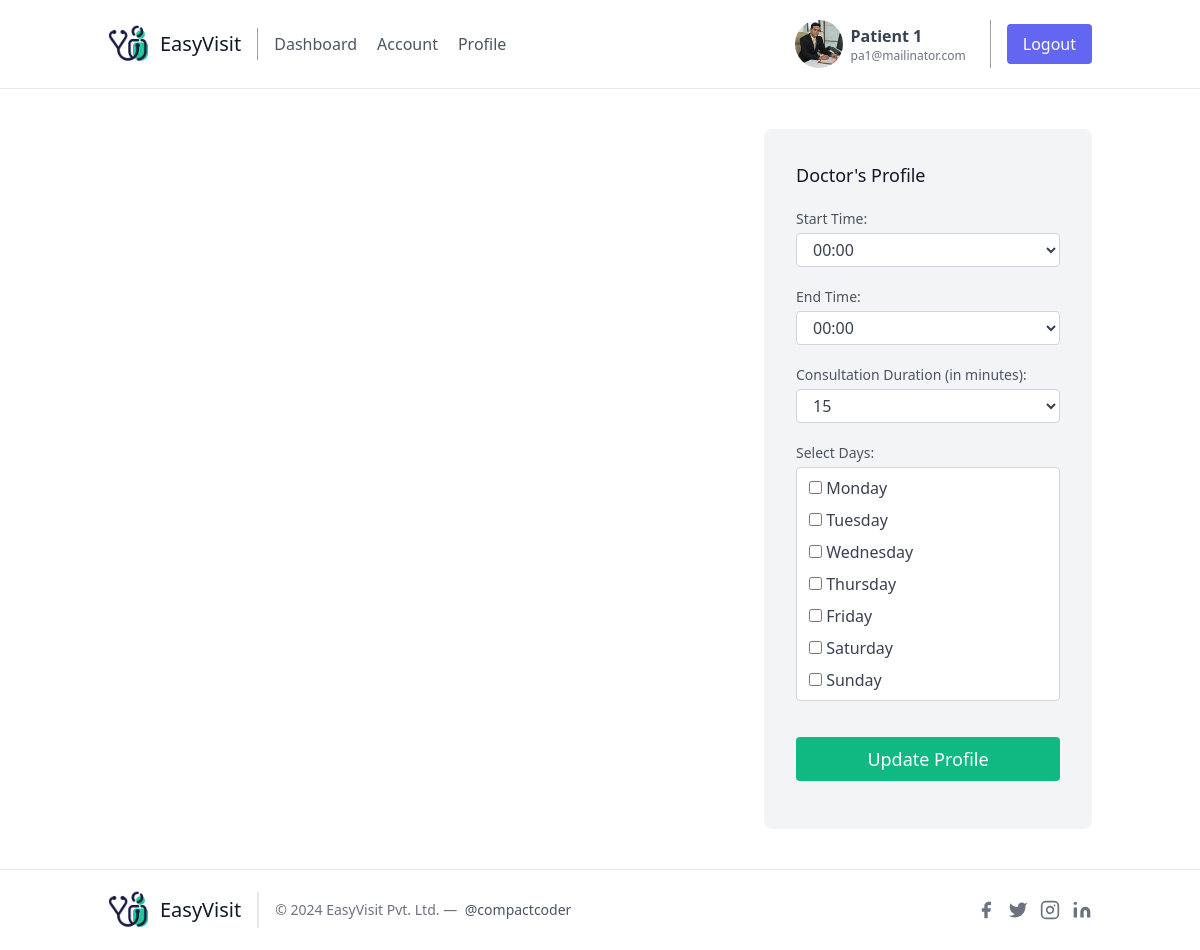
The page /doctor/test (signed in) on the database its author committed.
### app/models/user.py (models this page shows, shortened)
class UserModel(db.Model, UserMixin):
    __tablename__ = "users"
    id = db.Column(db.Integer, primary_key=True)
    full_name = db.Column(db.String(100), nullable=False)
    email = db.Column(db.String(120), nullable=False)
    password = db.Column(db.String(60), nullable=False)
    role = db.Column(db.String(10),nullable=False)
    image_file = db.Column(db.String(20), nullable=False, default='default.jpg')
    registered_on = db.Column(db.DateTime, nullable=False)
    confirmed = db.Column(db.Boolean, nullable=False, default=False)
    token_sent_on = db.Column(db.DateTime, nullable=True)
    confirmed_on = db.Column(db.DateTime, nullable=True)
    patient = db.relationship('PatientModel', backref='user', uselist=False, cascade="all, delete-orphan")
    doctor = db.relationship('DoctorModel', backref='user', uselist=False, cascade="all, delete-orphan")

### app/doctor/routes.py (the view)
@bp.route('/test',methods=["GET","POST"])
@login_required
@email_verified
def test():
    form = DoctorTestForm()
    if form.validate_on_submit():
        selected_days = json.dumps(form.days.data)
        start_time =  form.start_time.data
        print("Selected Days:", json.loads(selected_days))
        print("start_time:", start_time)
    return render_template('doctor/test.html' , form= form , title = 'test')

### app/doctor/forms.py
class DoctorTestForm(FlaskForm):
    time_choices_30_minutes = [(f'{hour:02}:{minute:02}', f'{hour:02}:{minute:02}') for hour in range(0, 24) for minute in range(0, 60, 30)]
    start_time = SelectField('Start Time', choices=time_choices_30_minutes, validators=[InputRequired()])
    end_time = SelectField('End Time', choices=time_choices_30_minutes, validators=[InputRequired()])
    duration_choices = [(15, '15'), (30, '30'), (45, '45'), (60, '60')]
    duration = SelectField('Consultation Duration (in minutes)', choices=duration_choices, coerce=int, validators=[InputRequired()])
    days = MultiCheckboxField('Select Days', choices=[(i[:3],i) for i in week_days])
    submit = SubmitField("Update Profile")

### app/models/user.py (called while the page is built)
@login_manager.user_loader
def load_user(user_id):
    return UserModel.query.get(int(user_id))

### app/utils.py (called while the page is built)
def email_verified(view_func):
    @wraps(view_func)
    def decorated_function(*args, **kwargs):
        if current_user.is_authenticated and current_user.role == "patient" :
            if not current_user.confirmed:
                return redirect(url_for('patient.verify'))
        elif current_user.is_authenticated and current_user.role == "doctor" :
            if not current_user.confirmed:
                return redirect(url_for('doctor.verify'))
        return view_func(*args, **kwargs)
    return decorated_function

### app/templates/doctor/test.html (shortened to what this page needs)
{% extends "account-layout.html" %}
{% block contents %}
<section class="text-gray-600 body-font">
  <div class="container px-5 py-10 mx-auto flex flex-wrap items-center">
  <div class="lg:w-2/6 md:w-1/2 bg-gray-100 rounded-lg p-8 flex flex-col md:ml-auto w-full mt-10 md:mt-0">
      <h2 class="text-gray-900 text-lg font-medium title-font mb-4">Doctor's Profile</h2>
      <form method="POST" action="", enctype="multipart/form-data">
        {% for field in form%}
        {% if (field.label.text != "Update Profile") and (field.label.text!="CSRF Token")%}
          <div class="relative mb-4">
            <label class="leading-7 text-sm text-gray-600" for="{{ field.id }}">{{ field.label.text }}:</label>
            {% if field.errors %}
              {{ field(class="w-full bg-white rounded border border-gray-300 focus:border-red-500 focus:ring-2 focus:ring-red-200 text-base outline-none text-gray-700 py-1 px-3 leading-8 transition-colors duration-200 ease-in-out") }}
              <div>
              {% for error in field.errors %}
                <span class="form-control text-red-500 text-sm">{{ error }}</span>
              {% endfor %}
              </div>
            {% else %}
              {{ field(class="w-full bg-white rounded border border-gray-300 focus:border-red-500 focus:ring-2 focus:ring-red-200 text-base outline-none text-gray-700 py-1 px-3 leading-8 transition-colors duration-200 ease-in-out") }}
            {% endif %}
          </div>
        {% endif %}
        {% endfor %}
        <div class=" pt-5">
        {{ form.submit(class="text-white w-full bg-green-500 border-0 mb-4 py-2 px-8 focus:outline-none hover:bg-green-600 rounded text-lg") }}
      </div>
      </form>
    </div>
  </div>
</section>
{% endblock contents %}

### app/templates/account-layout.html (shortened to what this page needs)
<!DOCTYPE html>
<html lang="en">
<head>
    <link href="https://unpkg.com/tailwindcss@^2/dist/tailwind.min.css" rel="stylesheet">
</head>
<body>
    <header class="text-gray-600 body-font">
        <div class="container mx-auto flex flex-wrap p-5 flex-col md:flex-row items-center">
            <a class="flex title-font font-medium items-center text-gray-900 mb-4 md:mb-0">
                <img width="40" height="40"  {% if current_user.role == 'doctor'%} src="{{ url_for('static', filename='dicon.png') }}"
                {% else %} src="{{ url_for('static', filename='gicon.png') }}" {% endif %}alt="health-checkup"/>
                <span class="ml-3 text-xl">EasyVisit</span>
            </a>
            {% if current_user.role == 'doctor'%}
            <nav class="md:mr-auto md:ml-4 md:py-1 md:pl-4 md:border-l md:border-gray-400 flex flex-wrap items-center text-base justify-center">
                <a href="{{ url_for('doctor.dashboard') }}" class=" {% if title == 'Dashboard' %} font-bold  text-gray {% endif %} mr-5 hover:text-gray-900">Dashboard</a>
                <a href="{{ url_for('doctor.account') }}" class="{% if title == 'Account' %} font-bold text-gray {% endif %} mr-5 hover:text-gray-900">Account</a>
                <a href="{{ url_for('doctor.profile') }}" class="{% if title == 'Profile' %} font-bold text-gray {% endif %} mr-5 hover:text-gray-900">Profile</a>
                <a href="{{ url_for('doctor.test') }}" class="{% if title == 'test' %} font-bold text-gray {% endif %} mr-5 hover:text-gray-900">test</a>
            </nav>
            <div class="flex items-center gap-x-2">
                <img class="object-cover w-12 h-12 rounded-full" src="{{ url_for('static', filename='profile_pics/' + current_user.image_file) }}" alt="">
                <div>
                    <h1 class="text-base font-semibold text-gray-700 capitalize dark:text-white">{{current_user.full_name}}</h1>
                    <p class="text-xs text-gray-500 dark:text-gray-400">{{current_user.email}}</p>
                </div>
                <a href="{{ url_for('doctor.logout') }}" class="md:mr-auto md:ml-4 md:py-1 md:pl-4 md:border-l md:border-gray-400"><button class="inline-flex items-center bg-indigo-500 border-0 py-2 px-4 focus:outline-none hover:bg-red-500 rounded text-white text-base mt-4 md:mt-0">Logout</button>
                </a>
            </div>
            {% else %}
            <nav class="md:mr-auto md:ml-4 md:py-1 md:pl-4 md:border-l md:border-gray-400	flex flex-wrap items-center text-base justify-center">
                <a href="{{ url_for('patient.dashboard') }}" class=" {% if title == 'Dashboard' %} font-bold  text-gray {% endif %} mr-5 hover:text-gray-900">Dashboard</a>
                <a href="{{ url_for('patient.account') }}" class="{% if title == 'Account' %} font-bold text-gray {% endif %} mr-5 hover:text-gray-900">Account</a>
                <a href="{{ url_for('patient.profile') }}" class=" {% if title == 'Profile' %} font-bold text-gray {% endif %} mr-5 hover:text-gray-900">Profile</a>
            </nav>
            <div class="flex items-center gap-x-2">
                <img class="object-cover w-12 h-12 rounded-full" src="{{ url_for('static', filename='profile_pics/' + current_user.image_file) }}" alt="">
                <div>
                    <h1 class="text-base font-semibold text-gray-700 capitalize dark:text-white">{{current_user.full_name}}</h1>
                    <p class="text-xs text-gray-500 dark:text-gray-400">{{current_user.email}}</p>
                </div>
                <a href="{{ url_for('patient.logout') }}" class="md:mr-auto md:ml-4 md:py-1 md:pl-4 md:border-l md:border-gray-400"><button class="inline-flex items-center bg-indigo-500 border-0 py-2 px-4 focus:outline-none hover:bg-red-500 rounded text-white text-base mt-4 md:mt-0">Logout</button>
                </a>
            </div>
            {% endif %}
        </div>
    </header>
<hr>
{% block contents %}
{% endblock contents %}
<hr>
    <footer class="text-gray-600 body-font">
        <div class="container px-5 p-5 mx-auto flex items-center sm:flex-row flex-col">
            <a class="flex title-font font-medium items-center md:justify-start justify-center text-gray-900">
                <img width="40" height="40"  {% if current_user.role == 'doctor'%} src="{{ url_for('static', filename='dicon.png') }}"
                {% else %} src="{{ url_for('static', filename='gicon.png') }}" {% endif %}alt="health-checkup"/>
                <span class="ml-3 text-xl">EasyVisit</span>
            </a>
            <p class="text-sm text-gray-500 sm:ml-4 sm:pl-4 sm:border-l-2 sm:border-gray-200 sm:py-2 sm:mt-0 mt-4">© 2024 EasyVisit Pvt. Ltd. —
                <a href="https://github.com/compactcoder" class="text-gray-600 ml-1" rel="noopener noreferrer" target="_blank">@compactcoder</a>
            </p>
            <span class="inline-flex sm:ml-auto sm:mt-0 mt-4 justify-center sm:justify-start">
                <a class="text-gray-500">
                    <svg fill="currentColor" stroke-linecap="round" stroke-linejoin="round" stroke-width="2" class="w-5 h-5" viewBox="0 0 24 24">
                    <path d="M18 2h-3a5 5 0 00-5 5v3H7v4h3v8h4v-8h3l1-4h-4V7a1 1 0 011-1h3z"></path>
                    </svg>
                </a>
                <a class="ml-3 text-gray-500">
                    <svg fill="currentColor" stroke-linecap="round" stroke-linejoin="round" stroke-width="2" class="w-5 h-5" viewBox="0 0 24 24">
                    <path d="M23 3a10.9 10.9 0 01-3.14 1.53 4.48 4.48 0 00-7.86 3v1A10.66 10.66 0 013 4s-4 9 5 13a11.64 11.64 0 01-7 2c9 5 20 0 20-11.5a4.5 4.5 0 00-.08-.83A7.72 7.72 0 0023 3z"></path>
                    </svg>
                </a>
                <a class="ml-3 text-gray-500">
                    <svg fill="none" stroke="currentColor" stroke-linecap="round" stroke-linejoin="round" stroke-width="2" class="w-5 h-5" viewBox="0 0 24 24">
                    <rect width="20" height="20" x="2" y="2" rx="5" ry="5"></rect>
                    <path d="M16 11.37A4 4 0 1112.63 8 4 4 0 0116 11.37zm1.5-4.87h.01"></path>
                    </svg>
                </a>
                <a class="ml-3 text-gray-500">
                    <svg fill="currentColor" stroke="currentColor" stroke-linecap="round" stroke-linejoin="round" stroke-width="0" class="w-5 h-5" viewBox="0 0 24 24">
                    <path stroke="none" d="M16 8a6 6 0 016 6v7h-4v-7a2 2 0 00-2-2 2 2 0 00-2 2v7h-4v-7a6 6 0 016-6zM2 9h4v12H2z"></path>
                    <circle cx="4" cy="4" r="2" stroke="none"></circle>
                    </svg>
                </a>
            </span>
        </div>
    </footer>
</body>
</html>

### rows shown on the page
UserModel: image_file (picture), full_name "Patient 1", email "pa1@mailinator.com"

### other values the page prints
{{ field.label.text }} "Start Time" "End Time" "Consultation Duration (in minutes)" "Select Days"
